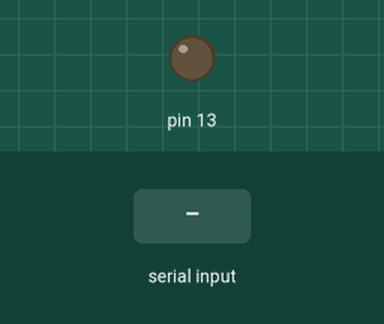
The sketch below on a simulated Arduino Uno, built with avr-gcc and run on an emulated ATmega328P. Parts: output pins drawn as LEDs (lit = HIGH). Inputs (shaded band) come from the test bench.

Above: at 1.2 s.
1.3 s: "1" received over Serial
At 2.5 s:
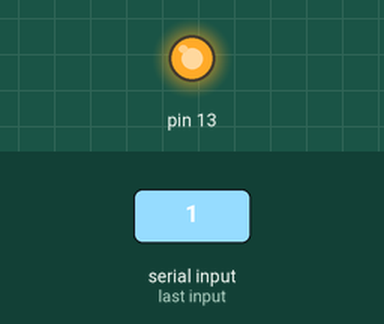
2.8 s: "2" received over Serial
At 3.9 s:
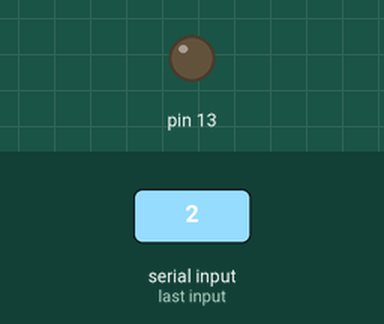
Timing chart, 0 to 5.8 s (numbered marks = the images above; inputs shaded):
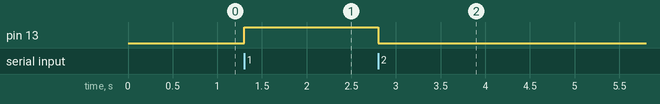

The sketch:

Netbeans.ino
```cpp
void setup()
{
    Serial.begin(9600);
    pinMode(13, OUTPUT);
    digitalWrite(13, LOW);
}

void loop()
{
  if (Serial.available())
   {
      char data = Serial.read();
      if (data == '1')
      {
        digitalWrite(13, HIGH);
      }
      if (data == '2')
      {
        digitalWrite(13, LOW);
      }

   }
}
```

Measured:
- after the input at 1.3 s, pin 13: LOW → HIGH at once
- after the input at 2.8 s, pin 13: HIGH → LOW at once
